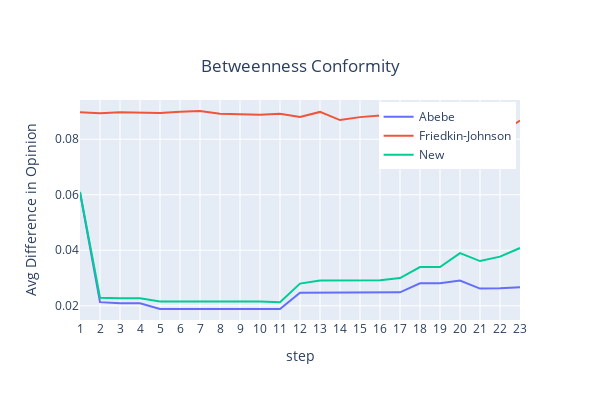

This figure's notebook cell:
### Code cell
# initialize attributes of the graph to test
g5 = GraphAttributeClass().add_attrs(g=g_init, conformity_node_dict=between_cent_norm)
run_simulation(g5, title='Betweenness Conformity')

### Figure 1 — Plotly figure (JSON) as saved in the notebook; plotly's stock layout.template omitted (floating-point values rounded to 4 significant figures)
{"data": [{"mode": "lines", "name": "Abebe", "type": "scatter", "x": [1, 2, 3, 4, 5, 6, 7, 8, 9, 10, 11, 12, 13, 14, 15, 16, 17, 18, 19, 20, 21, 22, 23], "y": [0.06081, 0.02131, 0.02087, 0.02087, 0.01883, 0.01883, 0.01883, 0.01883, 0.01883, 0.01883, 0.01883, 0.02467, 0.02476, 0.02476, 0.02476, 0.02476, 0.02484, 0.02811, 0.02811, 0.02912, 0.02618, 0.02633, 0.02666]}, {"mode": "lines", "name": "Friedkin-Johnson", "type": "scatter", "x": [1, 2, 3, 4, 5, 6, 7, 8, 9, 10, 11, 12, 13, 14, 15, 16, 17, 18, 19, 20, 21, 22, 23], "y": [0.08972, 0.08936, 0.08975, 0.08954, 0.08943, 0.08993, 0.09019, 0.08924, 0.08906, 0.08883, 0.0892, 0.08801, 0.08986, 0.08692, 0.08798, 0.08858, 0.08805, 0.08697, 0.08615, 0.08536, 0.08388, 0.08207, 0.08673]}, {"mode": "lines", "name": "New", "type": "scatter", "x": [1, 2, 3, 4, 5, 6, 7, 8, 9, 10, 11, 12, 13, 14, 15, 16, 17, 18, 19, 20, 21, 22, 23], "y": [0.06105, 0.02287, 0.02267, 0.02267, 0.02157, 0.02156, 0.02156, 0.02156, 0.02156, 0.02156, 0.02128, 0.02799, 0.0291, 0.02917, 0.02917, 0.02917, 0.03, 0.03396, 0.03396, 0.03895, 0.03611, 0.0377, 0.0408]}], "layout": {"height": 400, "legend": {"x": 0.99, "xanchor": "right", "y": 0.99, "yanchor": "top"}, "title": {"text": "Betweenness Conformity", "x": 0.5, "y": 0.85}, "width": 600, "xaxis": {"dtick": 1, "title": {"text": "step"}}, "yaxis": {"title": {"text": "Avg Difference in Opinion"}}}}
